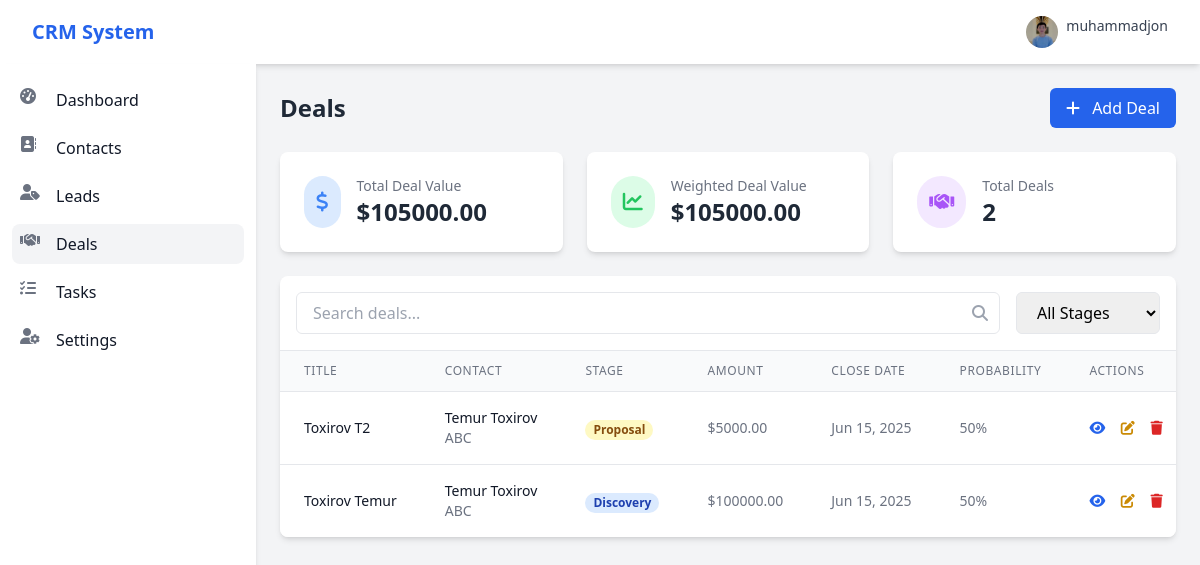
The app's page /deals/ (signed in), older data.
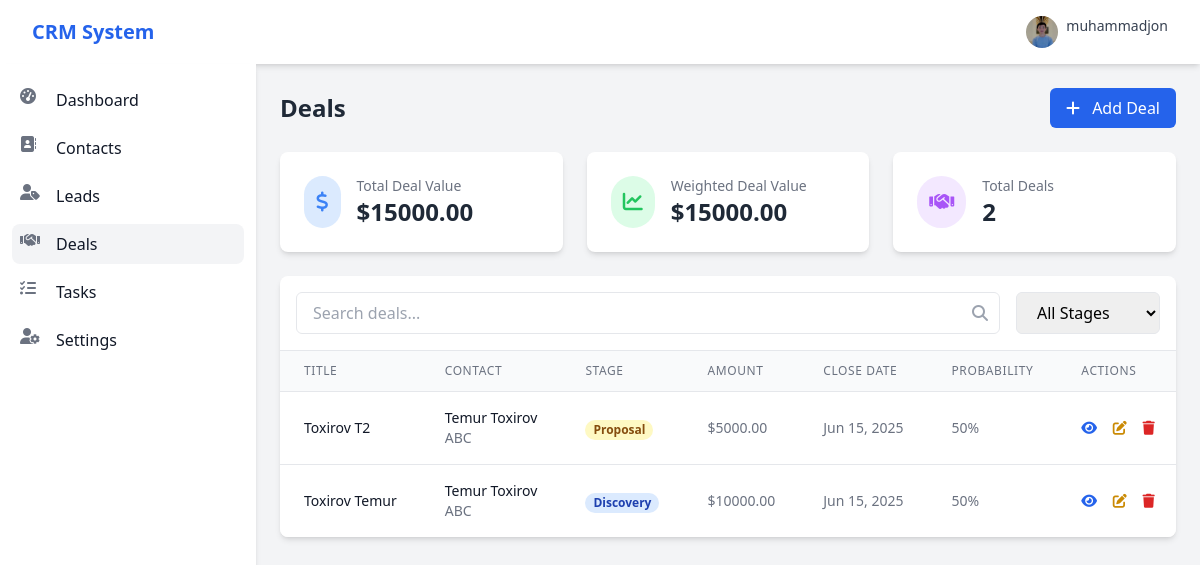
The same page, newer data.
### deals/models.py (models this page shows, shortened)
class Deal(models.Model):
    STAGE_CHOICES = [
        ('discovery', 'Discovery'),
        ('proposal', 'Proposal'),
        ('negotiation', 'Negotiation'),
        ('closed_won', 'Closed Won'),
        ('closed_lost', 'Closed Lost'),
    ]
    title = models.CharField(max_length=200)
    contact = models.ForeignKey(Contact, on_delete=models.CASCADE, related_name='deals')
    lead = models.ForeignKey(Lead, on_delete=models.SET_NULL, null=True, blank=True, related_name='deals')
    stage = models.CharField(max_length=20, choices=STAGE_CHOICES, default='discovery')
    amount = models.DecimalField(max_digits=10, decimal_places=2)
    expected_close_date = models.DateField()
    probability = models.IntegerField(default=50, help_text="Probability of closing (%)")
    description = models.TextField(blank=True, null=True)
    assigned_to = models.ForeignKey(User, on_delete=models.SET_NULL, null=True, blank=True,
                                    related_name='assigned_deals')
    created_by = models.ForeignKey(User, on_delete=models.CASCADE, related_name='created_deals')
    created_at = models.DateTimeField(auto_now_add=True)
    updated_at = models.DateTimeField(auto_now=True)
    class Meta:
        ordering = ['-created_at']

### contacts/models.py (models this page shows, shortened)
class Contact(models.Model):
    LEAD_SOURCE_CHOICES = [
        ('website', 'Website'),
        ('referral', 'Referral'),
        ('social_media', 'Social Media'),
        ('email', 'Email Campaign'),
        ('other', 'Other'),
    ]
    first_name = models.CharField(max_length=100)
    last_name = models.CharField(max_length=100)
    email = models.EmailField(unique=True)
    phone = models.CharField(max_length=15, blank=True, null=True)
    company = models.CharField(max_length=100, blank=True, null=True)
    position = models.CharField(max_length=100, blank=True, null=True)
    address = models.TextField(blank=True, null=True)
    source = models.CharField(max_length=20, choices=LEAD_SOURCE_CHOICES, default='other')
    notes = models.TextField(blank=True, null=True)
    assigned_to = models.ForeignKey(User, on_delete=models.SET_NULL, null=True, blank=True,
                                    related_name='assigned_contacts')
    created_by = models.ForeignKey(User, on_delete=models.CASCADE, related_name='created_contacts')
    created_at = models.DateTimeField(auto_now_add=True)
    updated_at = models.DateTimeField(auto_now=True)
    class Meta:
        ordering = ['-created_at']

### deals/views.py (the view)
# urls.py: path('', views.deal_list, name='deal_list'),
@login_required
def deal_list(request):
    deals = Deal.objects.all()
    stage_totals = Deal.objects.values('stage').annotate(total=Sum('amount'))
    stage_totals_dict = {item['stage']: item['total'] for item in stage_totals}
    total_value = sum(stage_totals_dict.values())
    weighted_value = Deal.objects.aggregate(
        weighted_total=Sum('amount', field='amount * probability / 100')
    )['weighted_total'] or 0
    context = {
        'deals': deals,
        'stage_totals': stage_totals_dict,
        'total_value': total_value,
        'weighted_value': weighted_value,
    }
    return render(request, 'deals/deal_list.html', context)

### templates/deals/deal_list.html (shortened to what the changed rows need)
{% extends 'base.html' %}
{% block content %}
<div class="container mx-auto">
    <div class="flex flex-col md:flex-row justify-between items-start md:items-center mb-6 gap-4">
        <h1 class="text-2xl font-semibold text-gray-800">Deals</h1>
    </div>
    <div class="grid grid-cols-1 md:grid-cols-3 gap-6 mb-6">
        <div class="bg-white rounded-lg shadow-md p-6">
            <div class="flex items-center">
                <div class="ml-4">
                    <p class="text-gray-500 text-sm">Total Deal Value</p>
                    <p class="text-2xl font-semibold text-gray-800">${{ total_value|floatformat:2 }}</p>
                </div>
            </div>
        </div>
        <div class="bg-white rounded-lg shadow-md p-6">
            <div class="flex items-center">
                <div class="ml-4">
                    <p class="text-gray-500 text-sm">Weighted Deal Value</p>
                    <p class="text-2xl font-semibold text-gray-800">${{ weighted_value|floatformat:2 }}</p>
                </div>
            </div>
        </div>
    </div>
    <div class="bg-white shadow-md rounded-lg overflow-hidden">
        {% if deals %}
            <div class="overflow-x-auto">
                <table class="min-w-full divide-y divide-gray-200">
                    <thead class="bg-gray-50">
                        <tr>
                            <th class="px-6 py-3 text-left text-xs font-medium text-gray-500 uppercase tracking-wider">Title</th>
                            <th class="px-6 py-3 text-left text-xs font-medium text-gray-500 uppercase tracking-wider">Contact</th>
                            <th class="px-6 py-3 text-left text-xs font-medium text-gray-500 uppercase tracking-wider">Stage</th>
                            <th class="px-6 py-3 text-left text-xs font-medium text-gray-500 uppercase tracking-wider">Amount</th>
                            <th class="px-6 py-3 text-left text-xs font-medium text-gray-500 uppercase tracking-wider">Close Date</th>
                            <th class="px-6 py-3 text-left text-xs font-medium text-gray-500 uppercase tracking-wider">Probability</th>
                            <th class="px-6 py-3 text-left text-xs font-medium text-gray-500 uppercase tracking-wider">Actions</th>
                        </tr>
                    </thead>
                    <tbody class="bg-white divide-y divide-gray-200" id="deals-table-body">
                        {% for deal in deals %}
                            <tr class="deal-row"
                                data-title="{{ deal.title|lower }}"
                                data-stage="{{ deal.stage }}">
                                <td class="px-6 py-4 whitespace-nowrap">
                                    <div class="text-sm font-medium text-gray-900">
                                        <a href="{% url 'deal_detail' deal.id %}">{{ deal.title }}</a>
                                    </div>
                                </td>
                                <td class="px-6 py-4 whitespace-nowrap">
                                    <div class="text-sm text-gray-900">
                                        <a href="{% url 'contact_detail' deal.contact.id %}">
                                            {{ deal.contact.first_name }} {{ deal.contact.last_name }}
                                        </a>
                                    </div>
                                    <div class="text-sm text-gray-500">{{ deal.contact.company|default:"-" }}</div>
                                </td>
                                <td class="px-6 py-4 whitespace-nowrap">
                                    <span class="px-2 inline-flex text-xs leading-5 font-semibold rounded-full
                                        {% if deal.stage == 'discovery' %}bg-blue-100 text-blue-800
                                        {% elif deal.stage == 'proposal' %}bg-yellow-100 text-yellow-800
                                        {% elif deal.stage == 'negotiation' %}bg-purple-100 text-purple-800
                                        {% elif deal.stage == 'closed_won' %}bg-green-100 text-green-800
                                        {% elif deal.stage == 'closed_lost' %}bg-red-100 text-red-800
                                        {% endif %}">
                                        {{ deal.get_stage_display }}
                                    </span>
                                </td>
                                <td class="px-6 py-4 whitespace-nowrap text-sm text-gray-500">${{ deal.amount }}</td>
                                <td class="px-6 py-4 whitespace-nowrap text-sm text-gray-500">{{ deal.expected_close_date|date:"M d, Y" }}</td>
                                <td class="px-6 py-4 whitespace-nowrap text-sm text-gray-500">{{ deal.probability }}%</td>
                                <td class="px-6 py-4 whitespace-nowrap text-sm font-medium">
                                    <a href="{% url 'deal_detail' deal.id %}" class="text-blue-600 hover:text-blue-900 mr-3" title="View">
                                        <i class="fas fa-eye"></i>
                                    </a>
                                    <a href="{% url 'deal_update' deal.id %}" class="text-yellow-600 hover:text-yellow-900 mr-3" title="Edit">
                                        <i class="fas fa-edit"></i>
                                    </a>
                                    <a href="{% url 'deal_delete' deal.id %}" class="text-red-600 hover:text-red-900" title="Delete">
                                        <i class="fas fa-trash"></i>
                                    </a>
                                </td>
                            </tr>
                        {% endfor %}
                    </tbody>
                </table>
            </div>
        {% else %}
            <div class="p-6 text-center">
                <p class="text-gray-500">No deals found. <a href="{% url 'deal_create' %}" class="text-blue-600 hover:underline">Add your first deal</a>.</p>
            </div>
        {% endif %}
    </div>
</div>
{% endblock %}

Row changes from the older to the newer data that the page shows:
changed Deal "Toxirov Temur": amount "100000.00" → "10000.00"
Text that changed along with them:
{{ total_value|floatformat:2 }}: "105000.00" → "15000.00"
{{ weighted_value|floatformat:2 }}: "105000.00" → "15000.00"
